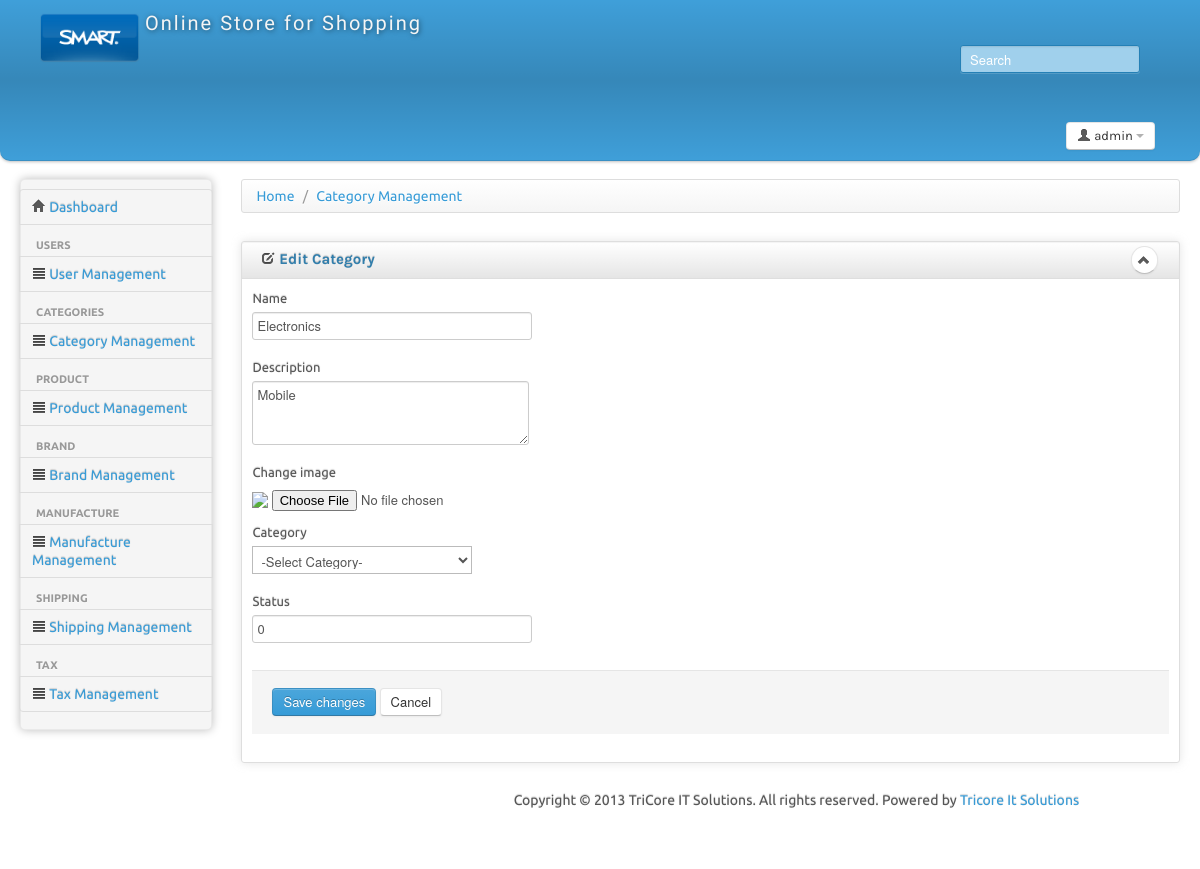
/admin/edit-category.php?id=1 (signed in), run on the app's committed database.
### tables this page shows
CREATE TABLE IF NOT EXISTS `category_master` (
  `id` tinyint(11) NOT NULL AUTO_INCREMENT,
  `name` varchar(25) NOT NULL,
  `description` text NOT NULL,
  `image` text NOT NULL,
  `parent_id` int(10) NOT NULL,
  `status` tinyint(3) NOT NULL,
  `timestamp` timestamp NOT NULL DEFAULT CURRENT_TIMESTAMP ON UPDATE CURRENT_TIMESTAMP,
  PRIMARY KEY (`id`),
  KEY `parent_id` (`parent_id`),
  KEY `parent_id_2` (`parent_id`),
  KEY `parent_id_3` (`parent_id`)
);

### admin/edit-category.php (the view, shortened to what this page needs)
<?php
	include_once('include/headers.php');
	if(isset($_REQUEST['id'])){
		$getCategoryData="SELECT * FROM category_master WHERE `id`='".$_REQUEST['id']."'";
		$result=mysql_query($getCategoryData) or die('Error'.mysql_error());
		$getCategoryRow=mysql_fetch_array($result);
	}
							   ?>
<body>
	<form action="" method="POST" enctype="multipart/form-data">
		<div>
			<ul class="breadcrumb">
				<li>
					<a href="#">Home</a> <span class="divider">/</span>
				</li>
				<li>
					<a href="category.php">Category Management</a>
				</li>
			</ul>
		</div>
		<div class="row-fluid sortable">
			<div class="box span12">
				<div class="box-header well" data-original-title>
					<h2><i class="icon-edit"></i> Edit Category</h2>
					<div class="box-icon">
						<a href="#" class="btn btn-minimize btn-round"><i class="icon-chevron-up"></i></a>
					</div>
				</div>
				<div class="box-content">
				  <div class="control-group">
					<label class="control-label" for="focusedInput">Name</label>
					<div class="controls">
					  <input class="input-xlarge focused" id="firstName" type="text" value="<?php echo $getCategoryRow['name'];?>" name="name">
					</div>
				 </div>
				 <div class="control-group">
					<label class="control-label">Description</label>
					 <div class="controls">
						<textarea  name="description" id="textarea2" cols="50" rows="3"><?php echo $getCategoryRow['description'];?></textarea>
					 </div>
				</div>
				<div class="control-group">
					<label class="control-label">Change image</label>
					<div class="controls">
						<img src="images/category_images/thumbnail/<?php echo $getCategoryRow['image'] ?>">
						<input class="input-file uniform_on" id="fileInput" type="file" name="file">
					</div>
			  </div>
			  <div class="control-group">
				<label class="control-label" for="selectError">Category</label>
				<div class="controls">
				  <select id="category" data-rel="chosen" name="category">
					  <option value="0">-Select Category-</option>
			  </select>
			</div>
		  </div>
			  <div class="control-group">
				<label class="control-label" for="focusedInput">Status</label>
				<div class="controls">
				  <input class="input-xlarge focused" id="focusedInput" type="text" value="<?php echo $getCategoryRow['status'];?>" name="status">
				</div>
			</div>
		  <div class="form-actions">
			<button type="submit" class="btn btn-primary" name="submit">Save changes</button>
			<button class="btn" name="cancel" type="submit">Cancel</button>
		</div>
	</div>
	</div>
	</div>
</form>
</body>
</html>
<?php include('include/footer.php'); ?>

### admin/css/charisma-app.css (style rules this page uses)
select { background-color:#fff; }
.box { border: 1px solid #DEDEDE; border-radius:3px; -webkit-border-radius:3px; -moz-border-radius:3px; margin-top: 10px; margin-bottom: 10px ; box-shadow: 0 0 10px rgba(189, 189, 189, 0.4); -webkit-box-shadow: 0 0 10px rgba(189, 189, 189, 0.4); -moz-box-shadow: 0 0 10px rgba(189, 189, 189, 0.4); }
.box-header { border:none; padding-top:5px; border-bottom: 1px solid #DEDEDE; border-radius:3px 3px 0 0; -webkit-border-radius:3px 3px 0 0; -moz-border-radius:3px 3px 0 0; height:12px; min-height:12px; margin-bottom: 0; cursor:move; background: -moz-linear-gradient(top, rgba(255,255,255,0) 0%, rgba(0,0,0,0.1) 100%); background: -webkit-gradient(linear, left top, left bottom, color-stop(0%,rgba(255,255,255,0)), color-stop(100%,rgba(0,0,0,0.1))); background: -webkit-linear-gradient(top, rgba(255,255,255,0) 0%,rgba(0,0,0,0.1) 100%); background: -o-linear-gradient(top, rgba(255,255,255,0) 0%,rgba(0,0,0,0.1) 100%); background: -ms-linear-gradient(top, rgba(255,255,255,0) 0%,rgba(0,0,0,0.1) 100%); background: linear-gradient(to bottom, rgba(255,255,255,0) 0%,rgba(0,0,0,0.1) 100%); filter: progid:DXImageTransform.Microsoft.gradient( startColorstr='#00ffffff', endColorstr='#1a000000',GradientType=0 ); }
.box-header h2 { font-size:15px; width:auto; clear:none; float:left; line-height:25px; white-space: nowrap; }
.box-header h2 > i { margin-top:1px; }
.box-icon { float:right; }
.box-icon a { clear:none; float:left; margin:0 2px; height: 18px; width:5px; margin-top: -1px; }
.box-icon a i { margin-left:-4.5px; }
.box-content { padding:10px; }
.btn-round { border-radius: 40px; -webkit-border-radius: 40px; -moz-border-radius: 40px; font-size:12px; padding-top:4px; }

### admin/include/headers.php (style rules this page uses)
body { padding-bottom: 40px; }

### data on the page
category_master: name "Electronics", description "Mobile", status "0"
